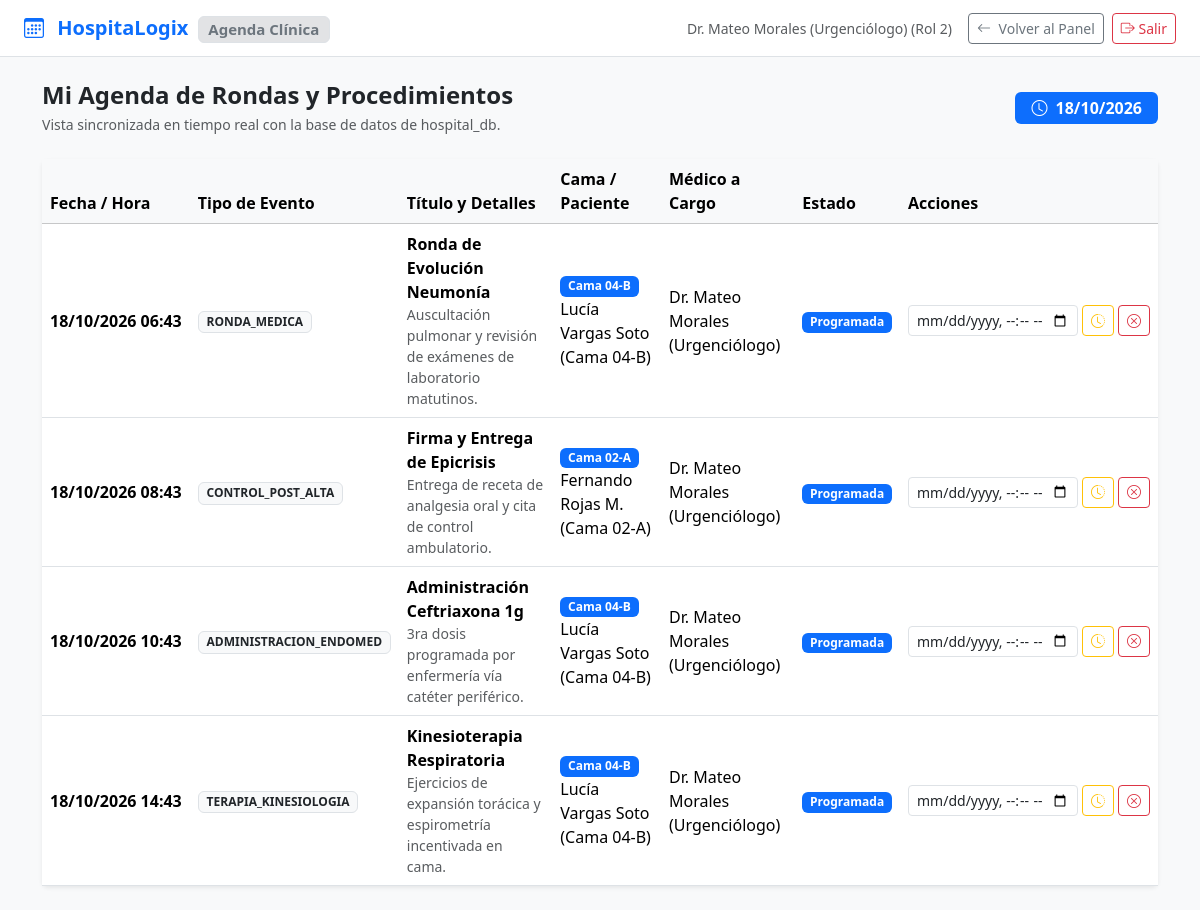
The app's page /backend-php/agenda/calendario.php (signed in) with its own data.
### tables this page shows
CREATE TABLE `citas_agenda` (
    `id` INT UNSIGNED AUTO_INCREMENT PRIMARY KEY,
    `paciente_id` INT UNSIGNED NOT NULL,
    `medico_id` INT UNSIGNED NOT NULL,
    `tipo_evento` ENUM('RONDA_MEDICA', 'TERAPIA_KINESIOLOGIA', 'ADMINISTRACION_ENDOMED', 'CURACION', 'CONTROL_POST_ALTA') NOT NULL,
    `titulo` VARCHAR(150) NOT NULL,
    `descripcion` TEXT NULL,
    `fecha_inicio` DATETIME NOT NULL,
    `fecha_fin` DATETIME NOT NULL,
    `estado` ENUM('PROGRAMADA', 'EN_CURSO', 'COMPLETADA', 'CANCELADA', 'REASIGNADA') NOT NULL DEFAULT 'PROGRAMADA',
    `creado_en` TIMESTAMP DEFAULT CURRENT_TIMESTAMP,
    CONSTRAINT `fk_agenda_paciente` FOREIGN KEY (`paciente_id`) REFERENCES `pacientes_detalle` (`id`) ON DELETE CASCADE,
    CONSTRAINT `fk_agenda_medico` FOREIGN KEY (`medico_id`) REFERENCES `usuarios` (`id`) ON DELETE RESTRICT
);

CREATE TABLE `pacientes_detalle` (
    `id` INT UNSIGNED AUTO_INCREMENT PRIMARY KEY,
    `usuario_id` INT UNSIGNED NOT NULL UNIQUE,
    `numero_cama` VARCHAR(20) NOT NULL,
    `diagnostico_ingreso` TEXT NOT NULL,
    `fecha_ingreso` DATETIME NOT NULL DEFAULT CURRENT_TIMESTAMP,
    `grupo_sanguineo` VARCHAR(10) DEFAULT 'O+',
    `alergias` VARCHAR(255) DEFAULT 'Ninguna conocida',
    `estado_automata` ENUM(
        'q0',
        'q1',
        'q2',
        'q3',
        'q4',
        'q5'
    ) NOT NULL DEFAULT 'q2',
    `medico_asignado_id` INT UNSIGNED NULL,
    `tiempo_estimado_alta` DATETIME NULL,
    CONSTRAINT `fk_pacientes_usuario` FOREIGN KEY (`usuario_id`) REFERENCES `usuarios` (`id`) ON DELETE CASCADE,
    CONSTRAINT `fk_pacientes_medico` FOREIGN KEY (`medico_asignado_id`) REFERENCES `usuarios` (`id`) ON DELETE SET NULL
);

CREATE TABLE `usuarios` (
    `id` INT UNSIGNED AUTO_INCREMENT PRIMARY KEY,
    `rol_id` INT UNSIGNED NOT NULL,
    `nombre_completo` VARCHAR(150) NOT NULL,
    `email` VARCHAR(120) NOT NULL UNIQUE,
    `password_hash` VARCHAR(255) NOT NULL,
    `rut_dni` VARCHAR(20) NOT NULL UNIQUE,
    `telefono` VARCHAR(25) NULL,
    `activo` TINYINT(1) DEFAULT 1,
    `creado_en` TIMESTAMP DEFAULT CURRENT_TIMESTAMP,
    `actualizado_en` TIMESTAMP DEFAULT CURRENT_TIMESTAMP ON UPDATE CURRENT_TIMESTAMP,
    CONSTRAINT `fk_usuarios_rol` FOREIGN KEY (`rol_id`) REFERENCES `roles` (`id`) ON DELETE RESTRICT
);

### backend-php/agenda/calendario.php (the view, shortened to what this page needs)
<?php
$pdo = Database::getConnection();
$rolId = (int) $_SESSION['rol_id'];
$usuarioId = (int) $_SESSION['usuario_id'];
if ($rolId === ROL_ADMIN) {
    $stmt = $pdo->query("
        SELECT c.*, p.numero_cama, u_pac.nombre_completo AS paciente_nombre, u_med.nombre_completo AS medico_nombre
        FROM citas_agenda c
        JOIN pacientes_detalle p ON c.paciente_id = p.id
        JOIN usuarios u_pac ON p.usuario_id = u_pac.id
        JOIN usuarios u_med ON c.medico_id = u_med.id
        ORDER BY c.fecha_inicio ASC
    ");
    $eventos = $stmt->fetchAll();
} elseif ($rolId === ROL_MEDICO) {
    $stmt = $pdo->prepare("
        SELECT c.*, p.numero_cama, u_pac.nombre_completo AS paciente_nombre, u_med.nombre_completo AS medico_nombre
        FROM citas_agenda c
        JOIN pacientes_detalle p ON c.paciente_id = p.id
        JOIN usuarios u_pac ON p.usuario_id = u_pac.id
        JOIN usuarios u_med ON c.medico_id = u_med.id
        WHERE c.medico_id = ?
        ORDER BY c.fecha_inicio ASC
    ");
    $stmt->execute([$usuarioId]);
    $eventos = $stmt->fetchAll();
}
?>
<!DOCTYPE html>
<html lang="es">
<head>
    <link href="https://cdn.jsdelivr.net/npm/bootstrap@5.3.3/dist/css/bootstrap.min.css" rel="stylesheet">
    <link rel="stylesheet" href="https://cdn.jsdelivr.net/npm/bootstrap-icons@1.11.3/font/bootstrap-icons.min.css">
</head>
<body class="bg-light">
<nav class="navbar navbar-expand-lg bg-white border-bottom py-2">
    <div class="container-fluid px-4">
        <a class="navbar-brand fw-bold text-primary" href="#">
            <i class="bi bi-calendar3 me-2"></i> HospitaLogix <span class="badge bg-secondary-subtle text-secondary border ms-1">Agenda Clínica</span>
        </a>
        <div class="d-flex align-items-center gap-2">
            <span class="small text-muted me-2"><?= htmlspecialchars($_SESSION['nombre_completo']) ?> (Rol <?= $rolId ?>)</span>
            <a href="javascript:history.back()" class="btn btn-outline-secondary btn-sm"><i class="bi bi-arrow-left me-1"></i> Volver al Panel</a>
            <a href="/backend-php/auth/logout.php" class="btn btn-outline-danger btn-sm"><i class="bi bi-box-arrow-right"></i> Salir</a>
        </div>
    </div>
</nav>
<div class="container py-4">
    <div class="d-flex justify-content-between align-items-center mb-4">
        <div>
            <h4 class="fw-bold mb-1">
                <?php if ($rolId === ROL_ADMIN): ?>
                    Programación General de Sala Post-Urgencias
                <?php elseif ($rolId === ROL_MEDICO): ?>
                    Mi Agenda de Rondas y Procedimientos
                <?php else: ?>
                    Mi Cronograma de Terapias y Medicamentos
                <?php endif; ?>
            </h4>
            <p class="text-muted small mb-0">Vista sincronizada en tiempo real con la base de datos de hospital_db.</p>
        </div>
        <span class="badge bg-primary fs-6 px-3 py-2"><i class="bi bi-clock me-1"></i> <?= date('d/m/Y') ?></span>
    </div>
    <div class="card border-0 shadow-sm">
        <div class="table-responsive">
            <table class="table table-hover align-middle mb-0">
                <thead class="table-light">
                    <tr>
                        <th>Fecha / Hora</th>
                        <th>Tipo de Evento</th>
                        <th>Título y Detalles</th>
                        <th>Cama / Paciente</th>
                        <th>Médico a Cargo</th>
                        <th>Estado</th>
                        <?php if ($rolId !== ROL_PACIENTE): ?>
                            <th>Acciones</th>
                        <?php endif; ?>
                    </tr>
                </thead>
                <tbody>
                    <?php if (empty($eventos)): ?>
                        <tr>
                            <td colspan="7" class="text-center py-4 text-muted">No se registran eventos agendados para este período.</td>
                        </tr>
                    <?php else: ?>
                        <?php foreach ($eventos as $ev): ?>
                            <tr>
                                <td class="tabular-nums fw-semibold text-nowrap">
                                    <?= date('d/m/Y H:i', strtotime($ev['fecha_inicio'])) ?>
                                </td>
                                <td>
                                    <span class="badge bg-light text-dark border"><?= htmlspecialchars($ev['tipo_evento']) ?></span>
                                </td>
                                <td>
                                    <strong><?= htmlspecialchars($ev['titulo']) ?></strong>
                                    <?php if (!empty($ev['descripcion'])): ?>
                                        <div class="small text-muted"><?= htmlspecialchars($ev['descripcion']) ?></div>
                                    <?php endif; ?>
                                </td>
                                <td>
                                    <span class="badge bg-primary me-1"><?= htmlspecialchars($ev['numero_cama']) ?></span>
                                    <?= htmlspecialchars($ev['paciente_nombre']) ?>
                                </td>
                                <td><?= htmlspecialchars($ev['medico_nombre']) ?></td>
                                <td>
                                    <?php if ($ev['estado'] === 'PROGRAMADA'): ?>
                                        <span class="badge bg-primary">Programada</span>
                                    <?php elseif ($ev['estado'] === 'REASIGNADA'): ?>
                                        <span class="badge bg-warning text-dark">Reasignada</span>
                                    <?php elseif ($ev['estado'] === 'CANCELADA'): ?>
                                        <span class="badge bg-danger">Cancelada</span>
                                    <?php else: ?>
                                        <span class="badge bg-success">Completada</span>
                                    <?php endif; ?>
                                </td>
                                <?php if ($rolId !== ROL_PACIENTE): ?>
                                    <td>
                                        <?php if ($ev['estado'] === 'PROGRAMADA' || $ev['estado'] === 'REASIGNADA'): ?>
                                            <form method="POST" class="d-inline-flex gap-1 align-items-center">
                                                <input type="datetime-local" name="nueva_fecha_inicio" class="form-control form-control-sm" style="width: 170px;">
                                                <button type="submit" name="accion_cita" value="reasignar" class="btn btn-outline-warning btn-sm" title="Reasignar"><i class="bi bi-clock-history"></i></button>
                                                <button type="submit" name="accion_cita" value="cancelar" class="btn btn-outline-danger btn-sm" title="Cancelar"><i class="bi bi-x-circle"></i></button>
                                            </form>
                                        <?php else: ?>
                                            <span class="text-muted small">Cerrado</span>
                                        <?php endif; ?>
                                    </td>
                                <?php endif; ?>
                            </tr>
                        <?php endforeach; ?>
                    <?php endif; ?>
                </tbody>
            </table>
        </div>
    </div>
</div>
</body>
</html>

### backend-php/agenda/calendario.php (style rules this page uses)
.tabular-nums { font-variant-numeric: tabular-nums; }

### records on screen
citas_agenda: fecha_inicio "18/10/2026 06:43", tipo_evento "RONDA_MEDICA", titulo "Ronda de Evolución Neumonía", descripcion "Auscultación pulmonar y revisión de exámenes de laboratorio matutinos.", paciente.numero_cama "Cama 04-B", usuarios.nombre_completo "Lucía Vargas Soto (Cama 04-B)", medico.nombre_completo "Dr. Mateo Morales (Urgenciólogo)", estado "Programada"
citas_agenda: fecha_inicio "18/10/2026 08:43", tipo_evento "CONTROL_POST_ALTA", titulo "Firma y Entrega de Epicrisis", descripcion "Entrega de receta de analgesia oral y cita de control ambulatorio.", paciente.numero_cama "Cama 02-A", usuarios.nombre_completo "Fernando Rojas M. (Cama 02-A)", medico.nombre_completo "Dr. Mateo Morales (Urgenciólogo)", estado "Programada"
citas_agenda: fecha_inicio "18/10/2026 10:43", tipo_evento "ADMINISTRACION_ENDOMED", titulo "Administración Ceftriaxona 1g", descripcion "3ra dosis programada por enfermería vía catéter periférico.", paciente.numero_cama "Cama 04-B", usuarios.nombre_completo "Lucía Vargas Soto (Cama 04-B)", medico.nombre_completo "Dr. Mateo Morales (Urgenciólogo)", estado "Programada"
citas_agenda: fecha_inicio "18/10/2026 14:43", tipo_evento "TERAPIA_KINESIOLOGIA", titulo "Kinesioterapia Respiratoria", descripcion "Ejercicios de expansión torácica y espirometría incentivada en cama.", paciente.numero_cama "Cama 04-B", usuarios.nombre_completo "Lucía Vargas Soto (Cama 04-B)", medico.nombre_completo "Dr. Mateo Morales (Urgenciólogo)", estado "Programada"

### other values on screen
$_SESSION['nombre_completo'] "Dr. Mateo Morales (Urgenciólogo)"
$rolId "2"
